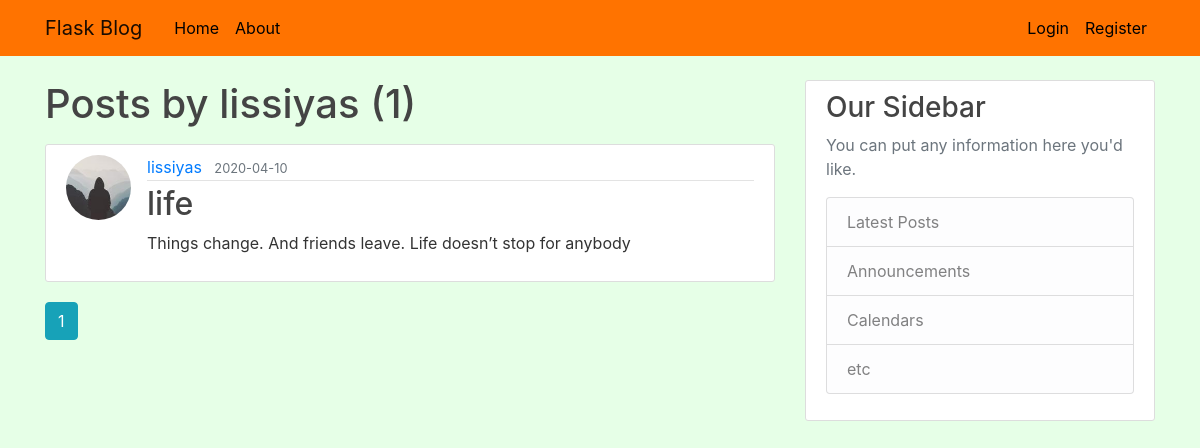
The page /user/lissiyas on the database as committed earlier.
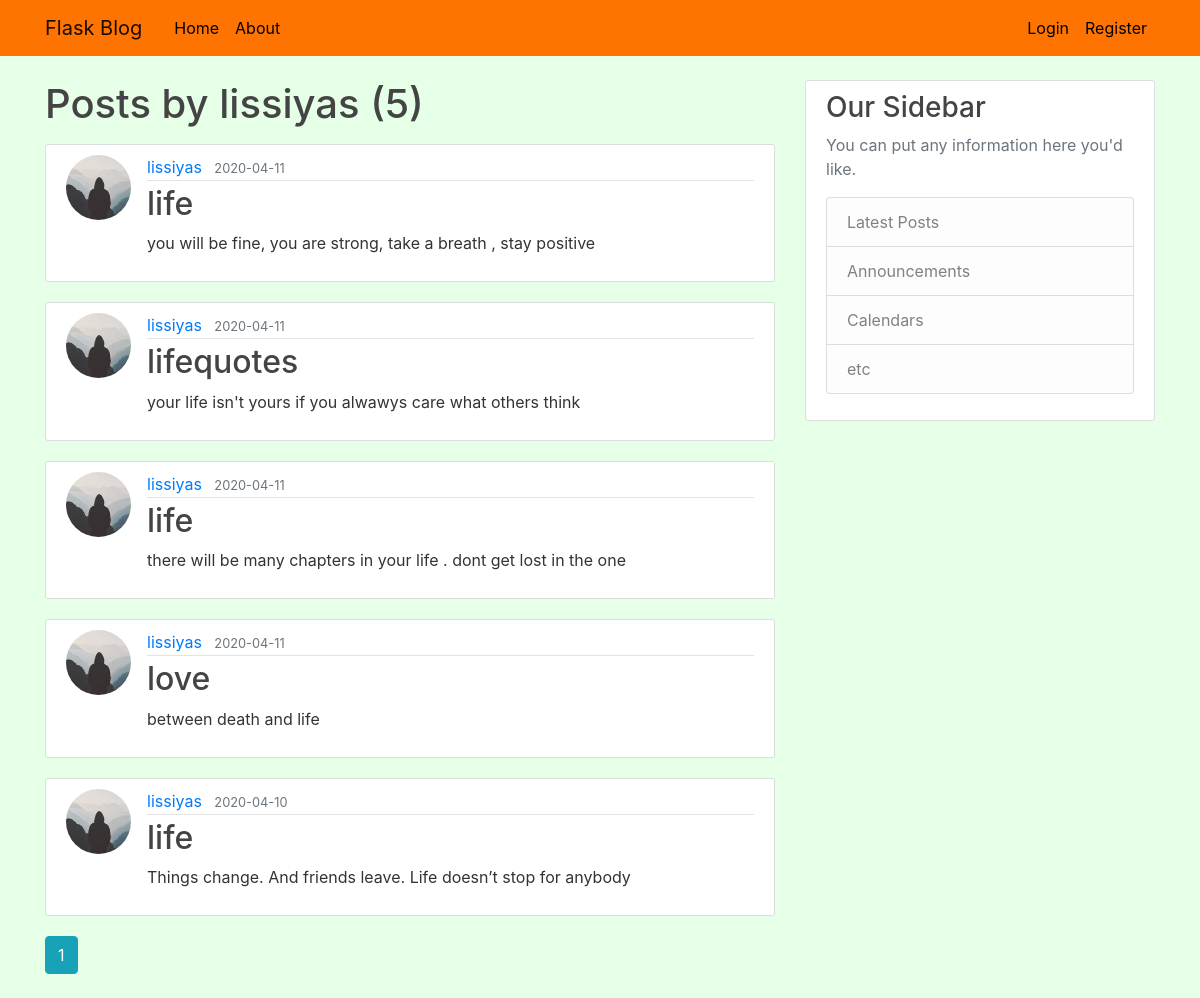
The same page on the database as committed later.
### flaskblog/models.py (models this page shows, shortened)
class User(db.Model, UserMixin):
    id = db.Column(db.Integer, primary_key=True)
    username = db.Column(db.String(20), unique=True, nullable=False)
    email = db.Column(db.String(120), unique=True, nullable=False)
    image_file = db.Column(db.String(20), nullable=False, default='default.jpg')
    password = db.Column(db.String(60), nullable=False)
    posts = db.relationship('Post', backref='author', lazy=True)

class Post(db.Model):
    id = db.Column(db.Integer, primary_key=True)
    title = db.Column(db.String(100), nullable=False)
    date_posted = db.Column(db.DateTime, nullable=False, default=datetime.utcnow)
    content = db.Column(db.Text, nullable=False)
    user_id = db.Column(db.Integer, db.ForeignKey('user.id'), nullable=False)

### flaskblog/routes.py (the view)
@app.route("/user/<string:username>")
def user_posts(username):
    page = request.args.get('page', 1, type=int)
    user = User.query.filter_by(username=username).first_or_404()
    posts = Post.query.filter_by(author=user)\
        .order_by(Post.date_posted.desc())\
        .paginate(page=page, per_page=5)
    return render_template('user_posts.html', posts=posts, user=user)

### flaskblog/templates/user_posts.html
{% extends "layout.html" %}
{% block content %}
    <h1 class="mb-3">Posts by {{ user.username }} ({{ posts.total }})</h1>
    {% for post in posts.items %}
        <article class="media content-section">
          <img class="rounded-circle article-img" src="{{ url_for('static', filename='profile_pics/' + post.author.image_file) }}">
          <div class="media-body">
            <div class="article-metadata">
              <a class="mr-2" href="{{ url_for('user_posts', username=post.author.username) }}">{{ post.author.username }}</a>
              <small class="text-muted">{{ post.date_posted.strftime('%Y-%m-%d') }}</small>
            </div>
            <h2><a class="article-title" href="{{ url_for('post', post_id=post.id) }}">{{ post.title }}</a></h2>
            <p class="article-content">{{ post.content }}</p>
          </div>
        </article>
    {% endfor %}
    {% for page_num in posts.iter_pages(left_edge=1, right_edge=1, left_current=1, right_current=2) %}
      {% if page_num %}
        {% if posts.page == page_num %}
          <a class="btn btn-info mb-4" href="{{ url_for('user_posts', username=user.username, page=page_num) }}">{{ page_num }}</a>
        {% else %}
          <a class="btn btn-outline-info mb-4" href="{{ url_for('user_posts', username=user.username, page=page_num) }}">{{ page_num }}</a>
        {% endif %}
      {% else %}
        ...
      {% endif %}
    {% endfor %}
{% endblock content %}

### flaskblog/templates/layout.html (shortened to what this page needs)
<!DOCTYPE html>
<html>
<head>
    <link rel="stylesheet" href="https://maxcdn.bootstrapcdn.com/bootstrap/4.0.0/css/bootstrap.min.css">
    <link rel="stylesheet" type="text/css" href="{{ url_for('static', filename='main.css') }}">
</head>
<body>
    <header class="site-header">
      <nav class="navbar navbar-expand-md navbar-light bg-steel fixed-top">
        <div class="container">
          <a class="navbar-brand mr-4" href="/">Flask Blog</a>
          <div class="collapse navbar-collapse" id="navbarToggle">
            <div class="navbar-nav mr-auto">
              <a class="nav-item nav-link" href="{{ url_for('home') }}">Home</a>
              <a class="nav-item nav-link" href="{{ url_for('about') }}">About</a>
            </div>
            <div class="navbar-nav">
              {% if current_user.is_authenticated %}
                <a class="nav-item nav-link" href="{{ url_for('new_post') }}">New Post</a>
                <a class="nav-item nav-link" href="{{ url_for('account') }}">Account</a>
                <a class="nav-item nav-link" href="{{ url_for('logout') }}">Logout</a>
              {% else %}
                <a class="nav-item nav-link" href="{{ url_for('login') }}">Login</a>
                <a class="nav-item nav-link" href="{{ url_for('register') }}">Register</a>
              {% endif %}
            </div>
          </div>
        </div>
      </nav>
    </header>
    <main role="main" class="container">
      <div class="row">
        <div class="col-md-8">
          {% block content %}{% endblock %}
        </div>
        <div class="col-md-4">
          <div class="content-section">
            <h3>Our Sidebar</h3>
            <p class='text-muted'>You can put any information here you'd like.
              <ul class="list-group">
                <li class="list-group-item list-group-item-light">Latest Posts</li>
                <li class="list-group-item list-group-item-light">Announcements</li>
                <li class="list-group-item list-group-item-light">Calendars</li>
                <li class="list-group-item list-group-item-light">etc</li>
              </ul>
            </p>
          </div>
        </div>
      </div>
    </main>
</body>
</html>

### flaskblog/static/main.css (style rules this page uses)
body { background: #e6ffe7; color: #333333; margin-top: 5rem; }
h1, h2, h3, h4, h5, h6 { color: #444444; }
.navbar { background-color: rgb(255, 115, 0); }
.site-header .navbar-nav .nav-link { color: #000000; }
.content-section { background: #ffffff; padding: 10px 20px; border: 1px solid #dddddd; border-radius: 3px; margin-bottom: 20px; }
.article-title { color: #444444; }
.article-content { white-space: pre-line; }
.article-img { height: 65px; width: 65px; margin-right: 16px; }
.article-metadata { padding-bottom: 1px; margin-bottom: 4px; border-bottom: 1px solid #e3e3e3 }

Rows that differ between the two databases and show on the page:
added Post: image_file (picture), author.username "lissiyas", date_posted "2020-04-11", title "life", content "you will be fine, you are strong, take a breath , stay positive"
added Post: image_file (picture), author.username "lissiyas", date_posted "2020-04-11", title "lifequotes", content "your life isn't yours if you alwawys care what others think"
added Post: image_file (picture), author.username "lissiyas", date_posted "2020-04-11", title "life", content "there will be many chapters in your life . dont get lost in the one"
added Post: image_file (picture), author.username "lissiyas", date_posted "2020-04-11", title "love", content "between death and life"
Other text that changed with them:
{{ posts.total }}: "1" → "5"
